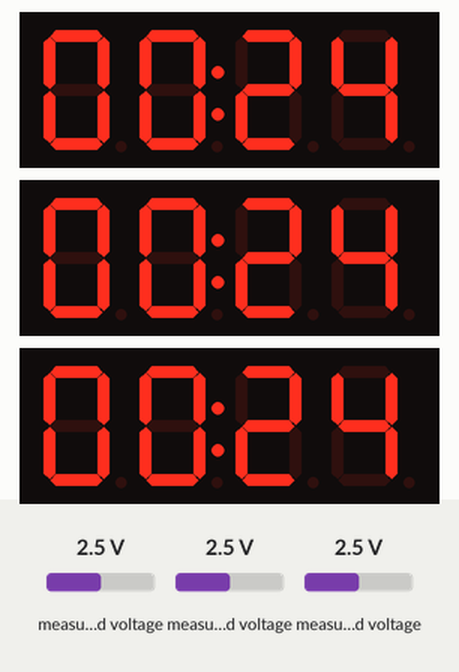
This sketch was run on a simulated ESP32. Parts: 3 × 4-digit seven-segment display. The inputs (shaded band) are chosen by the test bench; at power-on: measured voltage 2.5 V.

Above: at 1.2 s.
1.3 s: measured voltage (sensor 200) set to 0.1 V
At 3.4 s:
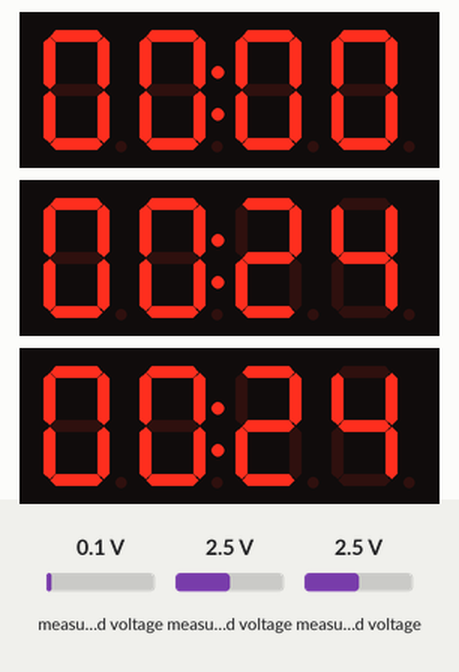
3.7 s: measured voltage (sensor 201) set to 0.1 V
At 5.1 s:
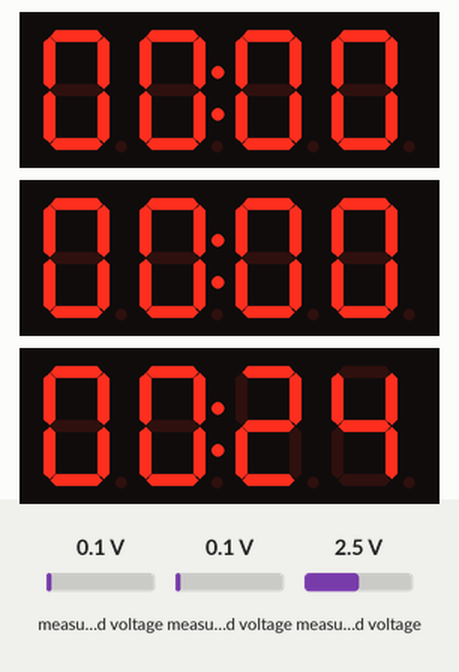
5.8 s: measured voltage (sensor 202) set to 0.1 V
At 7.5 s:
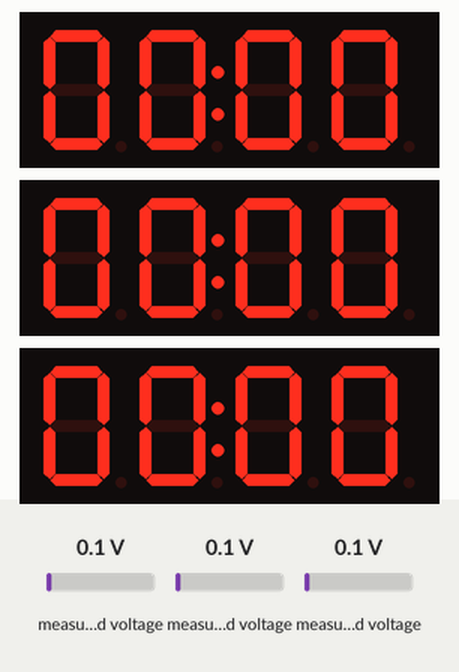
8.1 s: measured voltage (sensor 200) set to 1.2 V
At 9.5 s:
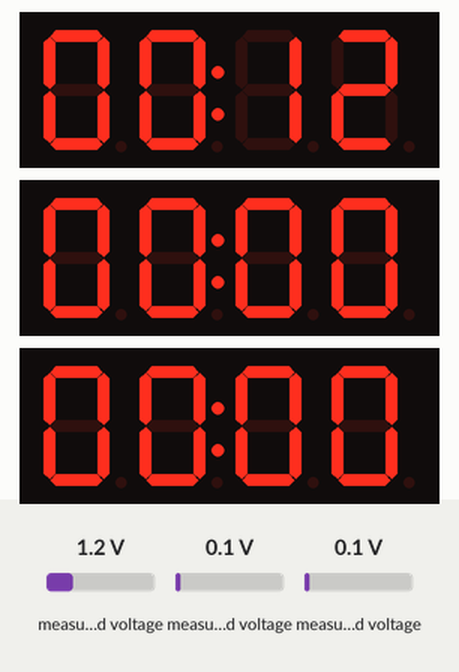
10.2 s: measured voltage (sensor 201) set to 1.2 V
At 12.1 s:
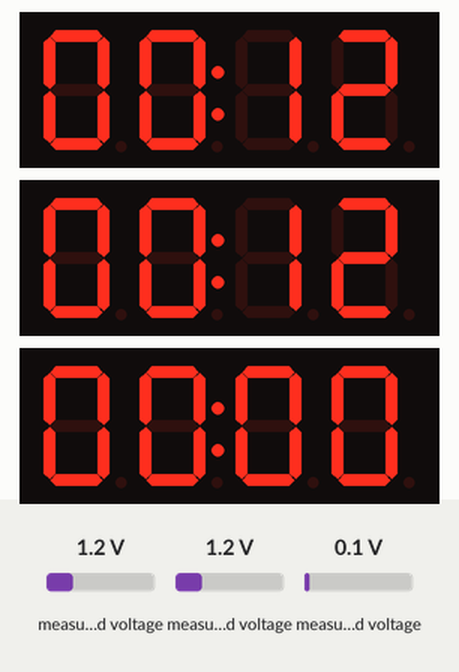
12.4 s: measured voltage (sensor 202) set to 1.2 V
At 13.4 s:
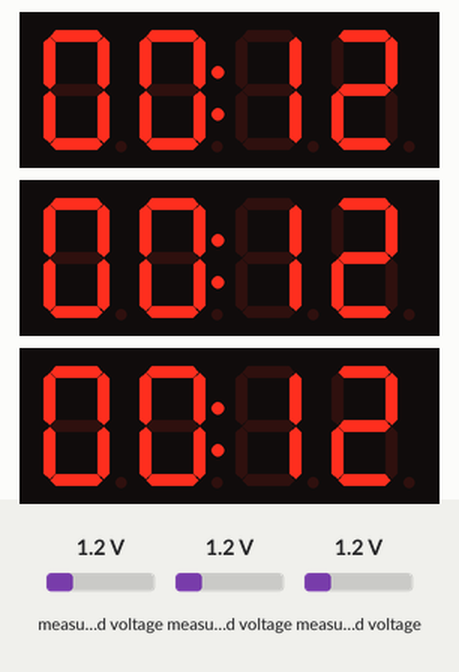
Timing chart, 0 to 15.4 s (numbered marks = the images above; inputs shaded):
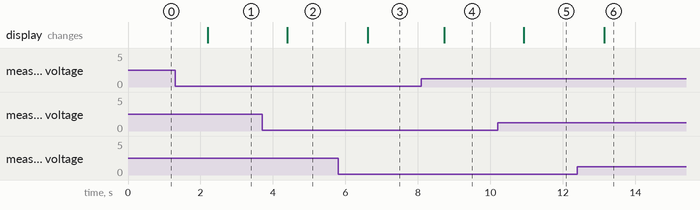

Measured:
- after the input at 1.3 s, the display: changes after 0.90 s (image 1)
- after the input at 3.7 s, the display: changes after 0.70 s (image 2)
- after the input at 5.8 s, the display: changes after 0.82 s (image 3)
- after the input at 8.1 s, the display: changes after 0.63 s (image 4)
- after the input at 10.2 s, the display: changes after 0.73 s (image 5)
- after the input at 12.4 s, the display: changes after 0.74 s (image 6)

The sketch:

arduino_esp32_tm1637.ino
```cpp
#include <Wire.h>             // ไลบรารีสำหรับการสื่อสาร I2C
#include <Adafruit_ADS1X15.h> // ไลบรารีสำหรับการใช้งาน ADS1115
#include <TM1637Display.h>    // ไลบรารีสำหรับการควบคุม TM1637

// กำหนดขาสำหรับการเชื่อมต่อกับ TM1637 Display
#define CLK1 25 // ขา CLK สำหรับ Display ตัวที่ 1
#define DIO1 26 // ขา DIO สำหรับ Display ตัวที่ 1

#define CLK2 27 // ขา CLK สำหรับ Display ตัวที่ 2
#define DIO2 14 // ขา DIO สำหรับ Display ตัวที่ 2

#define CLK3 12 // ขา CLK สำหรับ Display ตัวที่ 3
#define DIO3 13 // ขา DIO สำหรับ Display ตัวที่ 3

// สร้างออบเจ็กต์สำหรับ TM1637 Display ทั้ง 3 ตัว
TM1637Display display1(CLK1, DIO1);
TM1637Display display2(CLK2, DIO2);
TM1637Display display3(CLK3, DIO3);

// สร้างออบเจ็กต์สำหรับ ADS1115
Adafruit_ADS1115 ads;

void setup()
{
    // เริ่มต้นการสื่อสารกับ TM1637 Display
    display1.setBrightness(0x0f); // ตั้งความสว่างของ Display ตัวที่ 1
    display2.setBrightness(0x0f); // ตั้งความสว่างของ Display ตัวที่ 2
    display3.setBrightness(0x0f); // ตั้งความสว่างของ Display ตัวที่ 3

    // เริ่มต้นการสื่อสาร I2C กับ ADS1115
    Wire.begin();
    ads.begin();
}

void loop()
{
    // อ่านค่า ADC จาก ADS1115 (แต่ละช่องจะมีตัวเลขที่ต่างกันไป)
    int16_t adc0, adc1, adc2;
    adc0 = ads.readADC_SingleEnded(0); // อ่านค่า ADC ช่อง 0
    adc1 = ads.readADC_SingleEnded(1); // อ่านค่า ADC ช่อง 1
    adc2 = ads.readADC_SingleEnded(2); // อ่านค่า ADC ช่อง 2

    // แปลงค่า ADC เป็นแรงดันไฟฟ้า (หน่วย mV)
    // ค่าการแปลงขึ้นอยู่กับการตั้งค่า gain ที่เป็นค่าเริ่มต้น (GAIN_TWOTHIRDS)
    float voltage0 = (adc0 * 0.1875) / 1000.0; // แปลงค่า ADC ช่อง 0 เป็นแรงดัน
    float voltage1 = (adc1 * 0.1875) / 1000.0; // แปลงค่า ADC ช่อง 1 เป็นแรงดัน
    float voltage2 = (adc2 * 0.1875) / 1000.0; // แปลงค่า ADC ช่อง 2 เป็นแรงดัน

    // แสดงผลแรงดันไฟฟ้าบน 4-Digit 7-Segment Display โดยแสดงทศนิยม 1 ตำแหน่ง
    display1.showNumberDecEx((int)(voltage0 * 10), 0x40, true, 4, 0); // แสดงแรงดันที่ Display ตัวที่ 1
    display2.showNumberDecEx((int)(voltage1 * 10), 0x40, true, 4, 0); // แสดงแรงดันที่ Display ตัวที่ 2
    display3.showNumberDecEx((int)(voltage2 * 10), 0x40, true, 4, 0); // แสดงแรงดันที่ Display ตัวที่ 3

    delay(1000); // รอ 1 วินาที ก่อนที่จะอ่านค่าใหม่
}
```
